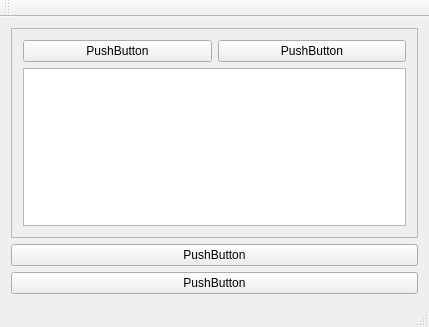
<?xml version="1.0" encoding="UTF-8"?>
<ui version="4.0">
 <class>MainWindow</class>
 <widget class="QMainWindow" name="MainWindow">
  <property name="geometry">
   <rect>
    <x>0</x>
    <y>0</y>
    <width>429</width>
    <height>327</height>
   </rect>
  </property>
  <property name="windowTitle">
   <string>MainWindow</string>
  </property>
  <widget class="QWidget" name="centralWidget">
   <layout class="QVBoxLayout" name="verticalLayout">
    <item>
     <widget class="QFrame" name="frame">
      <property name="frameShape">
       <enum>QFrame::StyledPanel</enum>
      </property>
      <property name="frameShadow">
       <enum>QFrame::Raised</enum>
      </property>
      <layout class="QVBoxLayout" name="verticalLayout_2">
       <item>
        <layout class="QHBoxLayout" name="horizontalLayout">
         <item>
          <widget class="QPushButton" name="pushButton_4">
           <property name="text">
            <string>PushButton</string>
           </property>
          </widget>
         </item>
         <item>
          <widget class="QPushButton" name="pushButton_3">
           <property name="text">
            <string>PushButton</string>
           </property>
          </widget>
         </item>
        </layout>
       </item>
       <item>
        <widget class="QPlainTextEdit" name="plainTextEdit"/>
       </item>
      </layout>
     </widget>
    </item>
    <item>
     <widget class="QPushButton" name="pushButton">
      <property name="text">
       <string>PushButton</string>
      </property>
     </widget>
    </item>
    <item>
     <widget class="QPushButton" name="pushButton_2">
      <property name="text">
       <string>PushButton</string>
      </property>
     </widget>
    </item>
   </layout>
  </widget>
  <widget class="QMenuBar" name="menuBar">
   <property name="geometry">
    <rect>
     <x>0</x>
     <y>0</y>
     <width>429</width>
     <height>23</height>
    </rect>
   </property>
  </widget>
  <widget class="QToolBar" name="mainToolBar">
   <attribute name="toolBarArea">
    <enum>TopToolBarArea</enum>
   </attribute>
   <attribute name="toolBarBreak">
    <bool>false</bool>
   </attribute>
  </widget>
  <widget class="QStatusBar" name="statusBar"/>
 </widget>
 <layoutdefault spacing="6" margin="11"/>
 <resources/>
 <connections/>
</ui>
